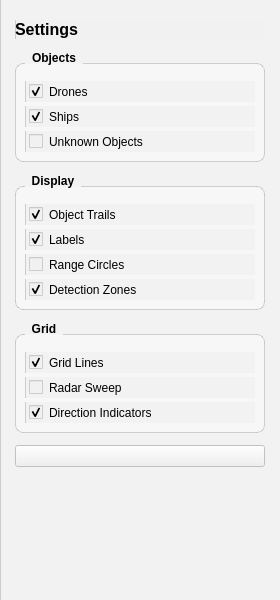
<?xml version="1.0" encoding="UTF-8"?>
<ui version="4.0">
 <class>ControlPanel</class>
 <widget class="QWidget" name="ControlPanel">
  <property name="geometry">
   <rect>
    <x>0</x>
    <y>0</y>
    <width>280</width>
    <height>600</height>
   </rect>
  </property>
  <property name="styleSheet">
   <string>background: rgba(240, 240, 240, 178); border-left: 1px solid #CCCCCC;</string>
  </property>
  <layout class="QVBoxLayout" name="verticalLayout">
   <property name="spacing">
    <number>12</number>
   </property>
   <property name="leftMargin">
    <number>15</number>
   </property>
   <property name="topMargin">
    <number>20</number>
   </property>
   <property name="rightMargin">
    <number>15</number>
   </property>
   <property name="bottomMargin">
    <number>20</number>
   </property>
   <item>
    <widget class="QLabel" name="titleLabel">
     <property name="styleSheet">
      <string>font-size: 16px; font-weight: bold; color: #000000;</string>
     </property>
     <property name="text">
      <string>Settings</string>
     </property>
    </widget>
   </item>
   <item>
    <widget class="QGroupBox" name="objectsGroup">
     <property name="styleSheet">
      <string>QGroupBox {
    font-weight: bold;
    color: #000000;
    border: 1px solid rgba(0, 0, 0, 40);
    border-radius: 8px;
    margin-top: 12px;
    padding-top: 8px;
    background: rgba(255, 255, 255, 100);
}
QGroupBox::title {
    subcontrol-origin: margin;
    left: 10px;
    padding: 0 5px;
}</string>
     </property>
     <property name="title">
      <string>Objects</string>
     </property>
     <layout class="QVBoxLayout" name="objectsLayout">
      <property name="spacing">
       <number>4</number>
      </property>
      <item>
       <widget class="QCheckBox" name="cb_drones">
        <property name="styleSheet">
         <string>color: #000000; padding: 3px;</string>
        </property>
        <property name="text">
         <string>Drones</string>
        </property>
        <property name="checked">
         <bool>true</bool>
        </property>
       </widget>
      </item>
      <item>
       <widget class="QCheckBox" name="cb_ships">
        <property name="styleSheet">
         <string>color: #000000; padding: 3px;</string>
        </property>
        <property name="text">
         <string>Ships</string>
        </property>
        <property name="checked">
         <bool>true</bool>
        </property>
       </widget>
      </item>
      <item>
       <widget class="QCheckBox" name="cb_unknown">
        <property name="styleSheet">
         <string>color: #000000; padding: 3px;</string>
        </property>
        <property name="text">
         <string>Unknown Objects</string>
        </property>
        <property name="checked">
         <bool>True</bool>
        </property>
       </widget>
      </item>
     </layout>
    </widget>
   </item>
   <item>
    <widget class="QGroupBox" name="displayGroup">
     <property name="styleSheet">
      <string>QGroupBox {
    font-weight: bold;
    color: #000000;
    border: 1px solid rgba(0, 0, 0, 40);
    border-radius: 8px;
    margin-top: 12px;
    padding-top: 8px;
    background: rgba(255, 255, 255, 100);
}
QGroupBox::title {
    subcontrol-origin: margin;
    left: 10px;
    padding: 0 5px;
}</string>
     </property>
     <property name="title">
      <string>Display</string>
     </property>
     <layout class="QVBoxLayout" name="displayLayout">
      <property name="spacing">
       <number>4</number>
      </property>
      <item>
       <widget class="QCheckBox" name="cb_trails">
        <property name="styleSheet">
         <string>color: #000000; padding: 3px;</string>
        </property>
        <property name="text">
         <string>Object Trails</string>
        </property>
        <property name="checked">
         <bool>true</bool>
        </property>
       </widget>
      </item>
      <item>
       <widget class="QCheckBox" name="cb_labels">
        <property name="styleSheet">
         <string>color: #000000; padding: 3px;</string>
        </property>
        <property name="text">
         <string>Labels</string>
        </property>
        <property name="checked">
         <bool>true</bool>
        </property>
       </widget>
      </item>
      <item>
       <widget class="QCheckBox" name="cb_range">
        <property name="styleSheet">
         <string>color: #000000; padding: 3px;</string>
        </property>
        <property name="text">
         <string>Range Circles</string>
        </property>
        <property name="checked">
         <bool>false</bool>
        </property>
       </widget>
      </item>
      <item>
       <widget class="QCheckBox" name="cb_zones">
        <property name="styleSheet">
         <string>color: #000000; padding: 3px;</string>
        </property>
        <property name="text">
         <string>Detection Zones</string>
        </property>
        <property name="checked">
         <bool>true</bool>
        </property>
       </widget>
      </item>
     </layout>
    </widget>
   </item>
   <item>
    <widget class="QGroupBox" name="gridGroup">
     <property name="styleSheet">
      <string>QGroupBox {
    font-weight: bold;
    color: #000000;
    border: 1px solid rgba(0, 0, 0, 40);
    border-radius: 8px;
    margin-top: 12px;
    padding-top: 8px;
    background: rgba(255, 255, 255, 100);
}
QGroupBox::title {
    subcontrol-origin: margin;
    left: 10px;
    padding: 0 5px;
}</string>
     </property>
     <property name="title">
      <string>Grid</string>
     </property>
     <layout class="QVBoxLayout" name="gridLayout">
      <property name="spacing">
       <number>4</number>
      </property>
      <item>
       <widget class="QCheckBox" name="cb_grid">
        <property name="styleSheet">
         <string>color: #000000; padding: 3px;</string>
        </property>
        <property name="text">
         <string>Grid Lines</string>
        </property>
        <property name="checked">
         <bool>true</bool>
        </property>
       </widget>
      </item>
      <item>
       <widget class="QCheckBox" name="cb_radar">
        <property name="styleSheet">
         <string>color: #000000; padding: 3px;</string>
        </property>
        <property name="text">
         <string>Radar Sweep</string>
        </property>
        <property name="checked">
         <bool>false</bool>
        </property>
       </widget>
      </item>
      <item>
       <widget class="QCheckBox" name="cb_direction">
        <property name="styleSheet">
         <string>color: #000000; padding: 3px;</string>
        </property>
        <property name="text">
         <string>Direction Indicators</string>
        </property>
        <property name="checked">
         <bool>true</bool>
        </property>
       </widget>
      </item>
     </layout>
    </widget>
   </item>
   <item>
    <widget class="QPushButton" name="btn_alarm">
     <property name="minimumSize">
      <size>
       <width>0</width>
       <height>0</height>
      </size>
     </property>
     <property name="maximumSize">
      <size>
       <width>16777215</width>
       <height>16777215</height>
      </size>
     </property>
     <property name="sizeIncrement">
      <size>
       <width>0</width>
       <height>0</height>
      </size>
     </property>
     <property name="text">
      <string/>
     </property>
     <property name="iconSize">
      <size>
       <width>32</width>
       <height>32</height>
      </size>
     </property>
     <property name="checkable">
      <bool>true</bool>
     </property>
    </widget>
   </item>
   <item>
    <spacer name="verticalSpacer">
     <property name="orientation">
      <enum>Qt::Vertical</enum>
     </property>
     <property name="sizeType">
      <enum>QSizePolicy::Expanding</enum>
     </property>
     <property name="sizeHint" stdset="0">
      <size>
       <width>20</width>
       <height>40</height>
      </size>
     </property>
    </spacer>
   </item>
  </layout>
 </widget>
 <resources/>
 <connections/>
</ui>
